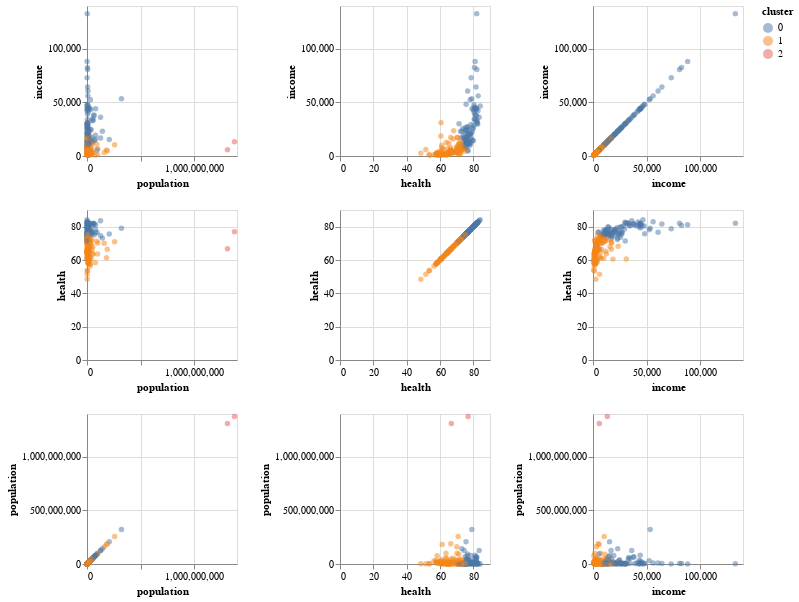

The notebook cell this image was saved under:
### Code cell
alt.Chart(gapminder).mark_circle(opacity=0.5).encode(
    alt.X(alt.repeat('column'), type='quantitative'),
    alt.Y(alt.repeat('row'), type='quantitative'),
    color='cluster:N',
).properties(
    width=150,
    height=150,
).repeat(
    row = ['income', 'health', 'population'],
    column = ['population', 'health', 'income'],
)

### Figure 1 — Vega-Lite specification as saved in the notebook (floating-point values rounded to 4 significant figures; data arrays with more than 128 entries replaced by an {"elided": "..."} marker saying what was removed)
{"$schema": "https://vega.github.io/schema/vega-lite/v3.4.0.json", "config": {"background": "white", "mark": {"tooltip": null}, "view": {"height": 300, "width": 400}}, "datasets": {"data-b4eab7f2a5ded6b5f9a4430cf193a51b": {"elided": "187 records"}}, "repeat": {"column": ["population", "health", "income"], "row": ["income", "health", "population"]}, "spec": {"data": {"name": "data-b4eab7f2a5ded6b5f9a4430cf193a51b"}, "encoding": {"color": {"field": "cluster", "type": "nominal"}, "x": {"field": {"repeat": "column"}, "type": "quantitative"}, "y": {"field": {"repeat": "row"}, "type": "quantitative"}}, "height": 150, "mark": {"opacity": 0.5, "type": "circle"}, "width": 150}}
